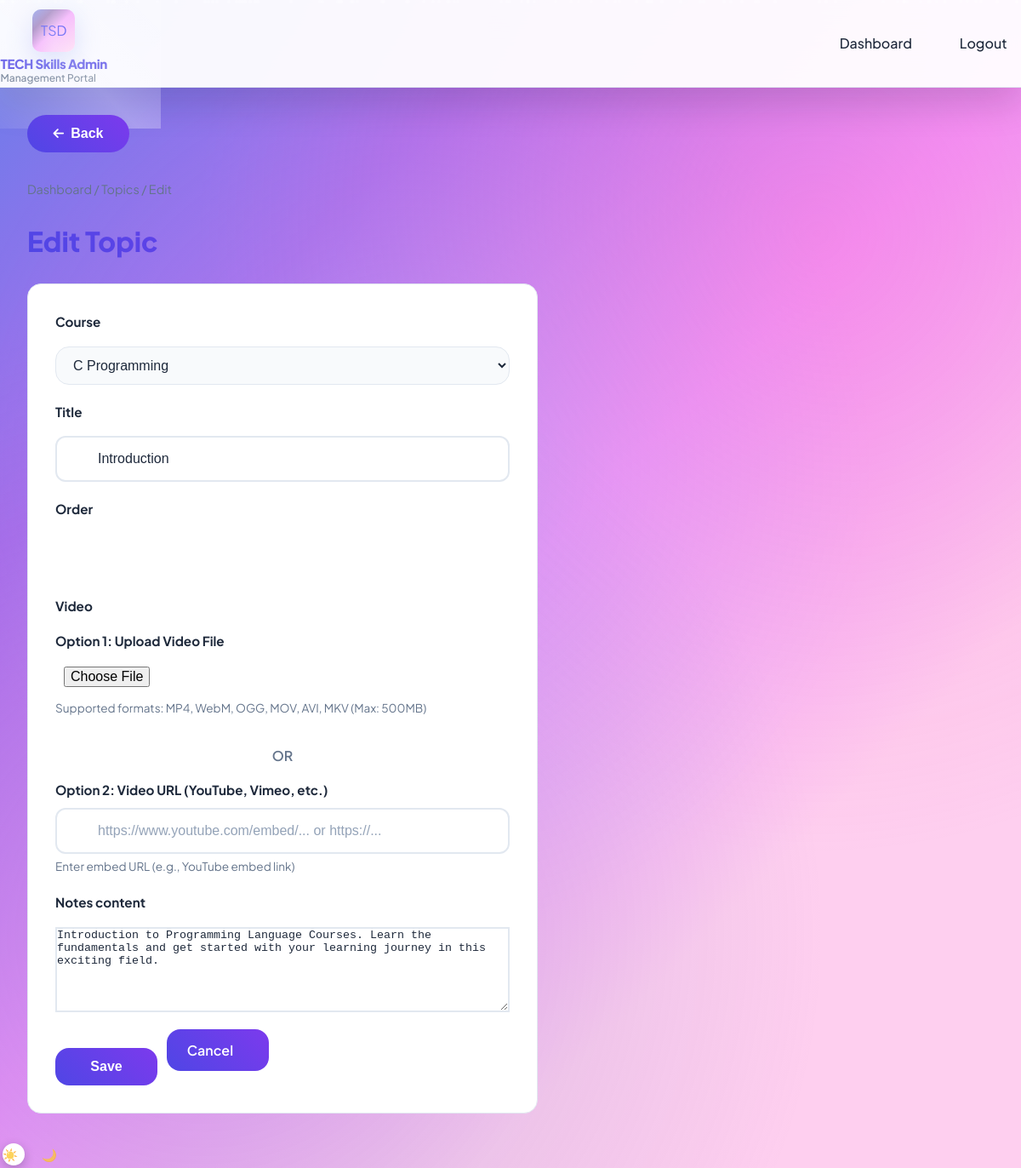
Screenshot of /admin/topics/363/edit (signed in) with the database file from the repository.
### models.py (models this page shows)
class CourseTopic(db.Model):
    __tablename__ = "course_topics"
    id = db.Column(db.Integer, primary_key=True)
    course_id = db.Column(db.Integer, db.ForeignKey("courses.id"), nullable=False)
    title = db.Column(db.String(200), nullable=False)
    order = db.Column(db.Integer, default=0)
    video_url = db.Column(db.String(500), nullable=True)
    notes_content = db.Column(db.Text, nullable=True)
    quiz_questions = db.Column(db.Text, nullable=True)  # JSON list of {question, options, correct_index}
    course_test_questions = db.Column(db.Text, nullable=True)  # Only for topic that is "Course Test"

class Course(db.Model):
    __tablename__ = "courses"
    id = db.Column(db.Integer, primary_key=True)
    category_id = db.Column(db.Integer, db.ForeignKey("categories.id"), nullable=False)
    name = db.Column(db.String(200), nullable=False)
    slug = db.Column(db.String(200), nullable=False)
    description = db.Column(db.Text, nullable=True)
    duration_weeks = db.Column(db.Integer, default=4)
    syllabus_text = db.Column(db.Text, nullable=True)
    topics = db.relationship("CourseTopic", backref="course", lazy="dynamic", order_by="CourseTopic.order")
    enrollments = db.relationship("Enrollment", backref="course", lazy="dynamic")

### app.py (the view, shortened to what this page needs)
@app.route("/admin/topics/<int:topic_id>/edit", methods=["GET", "POST"])
@login_required
@admin_required
def admin_topic_edit(topic_id):
    topic = CourseTopic.query.get_or_404(topic_id)
    courses = Course.query.order_by(Course.id).all()
    return render_template("admin/admin_topic_form.html", topic=topic, courses=courses)

### app.py (called while the page is built)
@login_manager.user_loader
def load_user(user_id):
    if user_id is None:
        return None
    try:
        return User.query.get(int(user_id))
    except (ValueError, TypeError):
        return None

def admin_required(f):
    @wraps(f)
    def decorated(*args, **kwargs):
        if not current_user.is_authenticated or current_user.role != "admin":
            flash("Admin access required.", "error")
            return redirect(url_for("admin_login"))
        return f(*args, **kwargs)
    return decorated

### templates/admin/admin_topic_form.html (shortened to what this page needs)
{% extends "base.html" %}
{% block content %}
<nav class="breadcrumb"><a href="{{ url_for('admin_dashboard') }}">Dashboard</a> / <a href="{{ url_for('admin_topics') }}">Topics</a> / {{ 'Edit' if topic else 'Add' }}</nav>
<h1 class="page-title">{{ 'Edit' if topic else 'Add' }} Topic</h1>
<div class="form-card" style="max-width: 600px;">
    <form method="post" action="{{ url_for('admin_topic_edit', topic_id=topic.id) if topic else url_for('admin_topic_add') }}" enctype="multipart/form-data">
        <div class="form-group">
            <label for="course_id">Course</label>
            <select id="course_id" name="course_id" required>
                {% for co in courses %}
                <option value="{{ co.id }}" {% if topic and topic.course_id == co.id %}selected{% elif selected_course_id and co.id == selected_course_id %}selected{% endif %}>{{ co.name }}</option>
                {% endfor %}
            </select>
        </div>
        <div class="form-group">
            <label for="title">Title</label>
            <input type="text" id="title" name="title" value="{{ topic.title if topic else '' }}" required>
        </div>
        <div class="form-group">
            <label for="order">Order</label>
            <input type="number" id="order" name="order" value="{{ topic.order if topic else 0 }}">
        </div>
        <div class="form-group">
            <label>Video</label>
            <div style="margin-bottom: 0.5rem;">
                <label style="font-weight: 600; display: block; margin-bottom: 0.5rem;">Option 1: Upload Video File</label>
                <input type="file" id="video_file" name="video_file" accept="video/mp4,video/webm,video/ogg,video/quicktime,video/x-msvideo,video/x-matroska" style="width: 100%; padding: 0.5rem; border: 1px solid var(--border); border-radius: var(--radius); background: var(--surface2); color: var(--text);">
                <small style="color: var(--text-muted); font-size: 0.85rem; display: block; margin-top: 0.25rem;">
                    Supported formats: MP4, WebM, OGG, MOV, AVI, MKV (Max: 500MB)
                </small>
            </div>
            <div style="margin-top: 1rem; text-align: center; color: var(--text-muted); font-weight: 600;">OR</div>
            <div style="margin-top: 0.5rem;">
                <label style="font-weight: 600; display: block; margin-bottom: 0.5rem;">Option 2: Video URL (YouTube, Vimeo, etc.)</label>
                <input type="text" id="video_url" name="video_url" value="{{ topic.video_url if topic and not topic.video_url.startswith('/static/uploads/videos/') else '' }}" placeholder="https://www.youtube.com/embed/... or https://...">
                <small style="color: var(--text-muted); font-size: 0.85rem; display: block; margin-top: 0.25rem;">
                    Enter embed URL (e.g., YouTube embed link)
                </small>
            </div>
        </div>
        <div class="form-group">
            <label for="notes_content">Notes content</label>
            <textarea id="notes_content" name="notes_content" rows="5">{{ topic.notes_content if topic else '' }}</textarea>
        </div>
        <button type="submit" class="btn btn-primary">Save</button>
        <a href="{{ url_for('admin_topics') }}" class="btn btn-secondary" style="margin-left: 0.5rem;">Cancel</a>
    </form>
</div>
{% endblock %}

### rows the page displays
CourseTopic: course_id "C Programming", title "Introduction", order "1", notes_content "Introduction to Programming Language Courses. Learn the fundamentals and get started with your learning journey in this exciting field."

### other values shown
{{ 'Edit' if topic else 'Add' }} "Edit"
